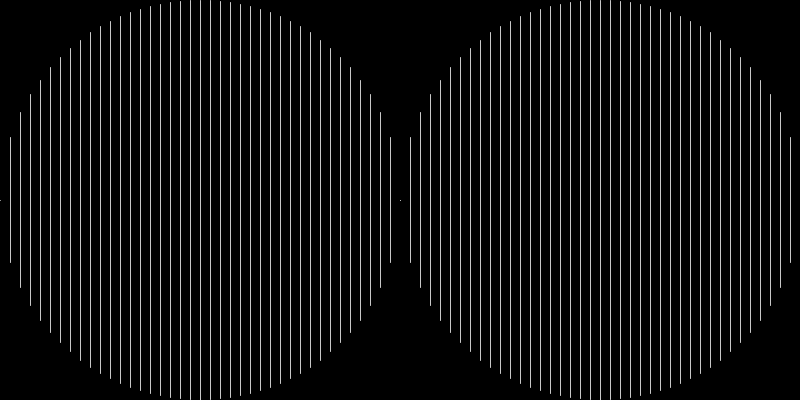
Frame 1 (no input)
Frame 60 (the mouse pressed at the canvas centre just before this capture): identical to frame 1, image omitted
Frame 120 (the mouse held since frame 60 and released just before this capture): identical to frame 1, image omitted

The Processing sketch that drew this single still picture (run headless with seeded random() and noise(); from frame 60 on, the mouse is pressed at the canvas centre):

// Processing sketch: p11_MarSanchis_4
// ── p11_MarSanchis_4.pde
void setup() {
  size(800, 400);
  background(0);
  stroke(200); // Color de las líneas
  noFill();
}

void draw() {
  float radius = 200;          // Radio del círculo
  float lineSpacing = 10;      // Espaciado entre líneas

  background(0);

  // Primer dibujo (izquierda)
  float circleX1 = 200;        // Centro del primer círculo en X
  float circleY = height / 2;  // Centro de los círculos en Y
  circulos(circleX1, circleY, radius, lineSpacing);

  // Segundo dibujo (derecha)
  float circleX2 = 600;        // Centro del segundo círculo en X
  circulos(circleX2, circleY, radius, lineSpacing);
}

void circulos(float centerX, float centerY, float radius, float lineSpacing) {
  // Dibuja líneas verticales dentro del círculo
  for (float x = centerX - radius; x <= centerX + radius; x += lineSpacing) {
    // Calcula las intersecciones de cada línea con el círculo
    float yTop = centerY - sqrt(sq(radius) - sq(x - centerX));
    float yBottom = centerY + sqrt(sq(radius) - sq(x - centerX));
    line(x, yTop, x, yBottom);
  }
}
